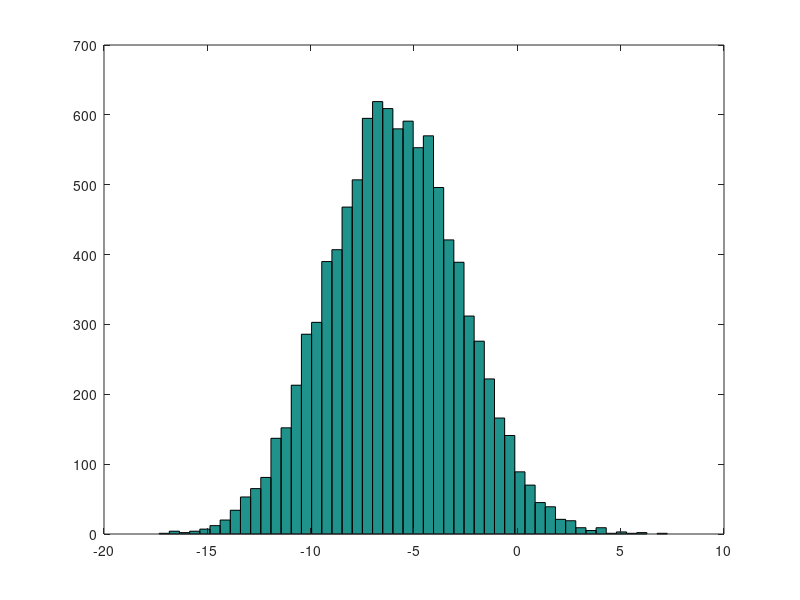

MATLAB code for this plot:
% Comments are starting with percent sign.

(5+6-2*8) / 2
2^6

1 ~= 2
1 == 2

1 && 0
1 || 0

xor(1, 0)

% Changing Octave prompt.
PS1('>> ')

% Variables.
a = 3
b = 'Hello Octave!'
c = (3 >= 1)
d = pi

% Displaying and formatting
disp(d)
disp(sprintf('2 decimals: %0.2f', d))

% Setting up formating.
format long
d

format short
d

% Matrices and vectors.
A = [ 1 2; 3 4; 5 6 ]

v = [ 1 2 3 ]
v = [ 1; 2; 3 ]

v = 1 : 0.1 : 2
v = 1 : 6

ones(2, 3)
zeros(2, 3)

% Identity matrix.
I = eye(4)

C = 2 * ones(2, 3)
W = rand(3, 3)
W = randn(3, 3)

% Semicolon at the end prevent from
% printing out values on standard output.
w = -6 + sqrt(10) * randn(1, 10000);

% Histogram.
hist(w)
hist(w, 50)

% Manual in Octave ;).
help eye